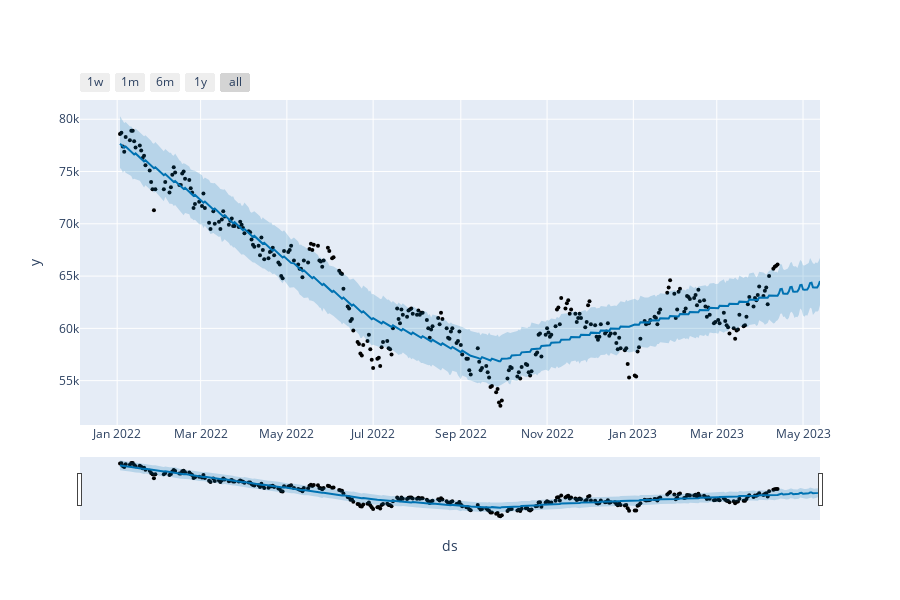

Notebook source saved alongside this figure:
### Code cell
# 전체 경향성을 보고 들어가자.
# 이왕이면 plotly 사용하기
fig = plot_plotly(m ,forecast)
fig

### Figure 1 — Plotly figure (JSON) as saved in the notebook; plotly's stock layout.template omitted (floating-point values rounded to 4 significant figures; data arrays with more than 128 entries replaced by an {"elided": "..."} marker saying what was removed)
{"data": [{"marker": {"color": "black", "size": 4}, "mode": "markers", "name": "Actual", "type": "scatter", "x": {"elided": "317 str values"}, "y": {"elided": "317 int values"}}, {"hoverinfo": "skip", "line": {"width": 0}, "mode": "lines", "type": "scatter", "x": {"elided": "347 str values"}, "y": {"elided": "347 float values"}}, {"fill": "tonexty", "fillcolor": "rgba(0, 114, 178, 0.2)", "line": {"color": "#0072B2", "width": 2}, "mode": "lines", "name": "Predicted", "type": "scatter", "x": {"elided": "347 str values"}, "y": {"elided": "347 float values"}}, {"fill": "tonexty", "fillcolor": "rgba(0, 114, 178, 0.2)", "hoverinfo": "skip", "line": {"width": 0}, "mode": "lines", "type": "scatter", "x": {"elided": "347 str values"}, "y": {"elided": "347 float values"}}], "layout": {"height": 600, "showlegend": false, "width": 900, "xaxis": {"rangeselector": {"buttons": [{"count": 7, "label": "1w", "step": "day", "stepmode": "backward"}, {"count": 1, "label": "1m", "step": "month", "stepmode": "backward"}, {"count": 6, "label": "6m", "step": "month", "stepmode": "backward"}, {"count": 1, "label": "1y", "step": "year", "stepmode": "backward"}, {"step": "all"}]}, "rangeslider": {"visible": true}, "title": {"text": "ds"}, "type": "date"}, "yaxis": {"title": {"text": "y"}}}}
